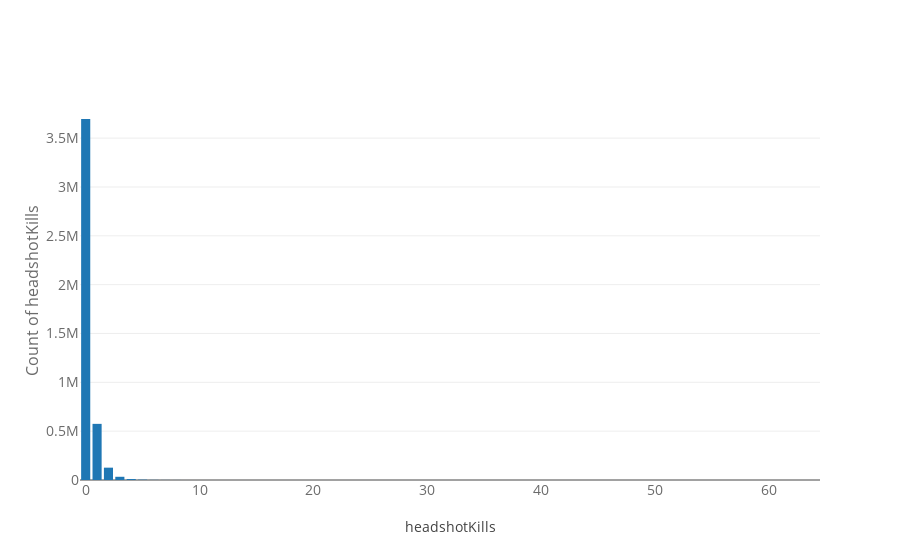

Notebook code for this chart:
### Markdown cell above
## headshotKills - not knocked.
HeadshotKills means that a bullet hit his head and he died right away. it is important that he died right away.

DBNOs : Number of enemy players knocked.
DBNOs variable means Number of enemy players knocked. Knocked is not dead, but can not act. so if you are knocked, your colleagues can save you (revives variable) but if you died? you don't save... :(

### Code cell
temp = df_train['headshotKills'].value_counts().sort_values(ascending=False)

trace = go.Bar(
    x = temp.index,
    y = (temp),
)
data = [trace]
layout = go.Layout(
    title = "",
    xaxis=dict(
        title='headshotKills',
        tickfont=dict(
            size=14,
            color='rgb(107, 107, 107)'
        )
    ),
    yaxis=dict(
        title='Count of headshotKills',
        titlefont=dict(
            size=16,
            color='rgb(107, 107, 107)'
        ),
        tickfont=dict(
            size=14,
            color='rgb(107, 107, 107)'
        )
)
)
fig = go.Figure(data=data, layout=layout)
py.iplot(fig, filename='schoolStateNames')

### Figure 1 — Plotly figure (JSON) as saved in the notebook; plotly's stock layout.template omitted (floating-point values rounded to 4 significant figures)
{"data": [{"x": [0, 1, 2, 3, 4, 5, 6, 7, 8, 9, 10, 11, 12, 13, 14, 15, 16, 17, 18, 19, 20, 23, 26, 21, 27, 31, 34, 41, 39, 46, 35, 42, 40, 64], "y": [3696116, 574741, 126348, 32975, 9962, 3616, 1439, 757, 373, 215, 136, 79, 64, 44, 23, 16, 15, 11, 9, 3, 3, 3, 3, 2, 2, 2, 2, 1, 1, 1, 1, 1, 1, 1], "type": "bar", "uid": "ee9e20ba-db95-11e8-a172-afa9c0d857b7"}], "layout": {"title": "", "xaxis": {"tickfont": {"color": "rgb(107, 107, 107)", "size": 14}, "title": "headshotKills"}, "yaxis": {"tickfont": {"color": "rgb(107, 107, 107)", "size": 14}, "title": "Count of headshotKills", "titlefont": {"color": "rgb(107, 107, 107)", "size": 16}}}}
